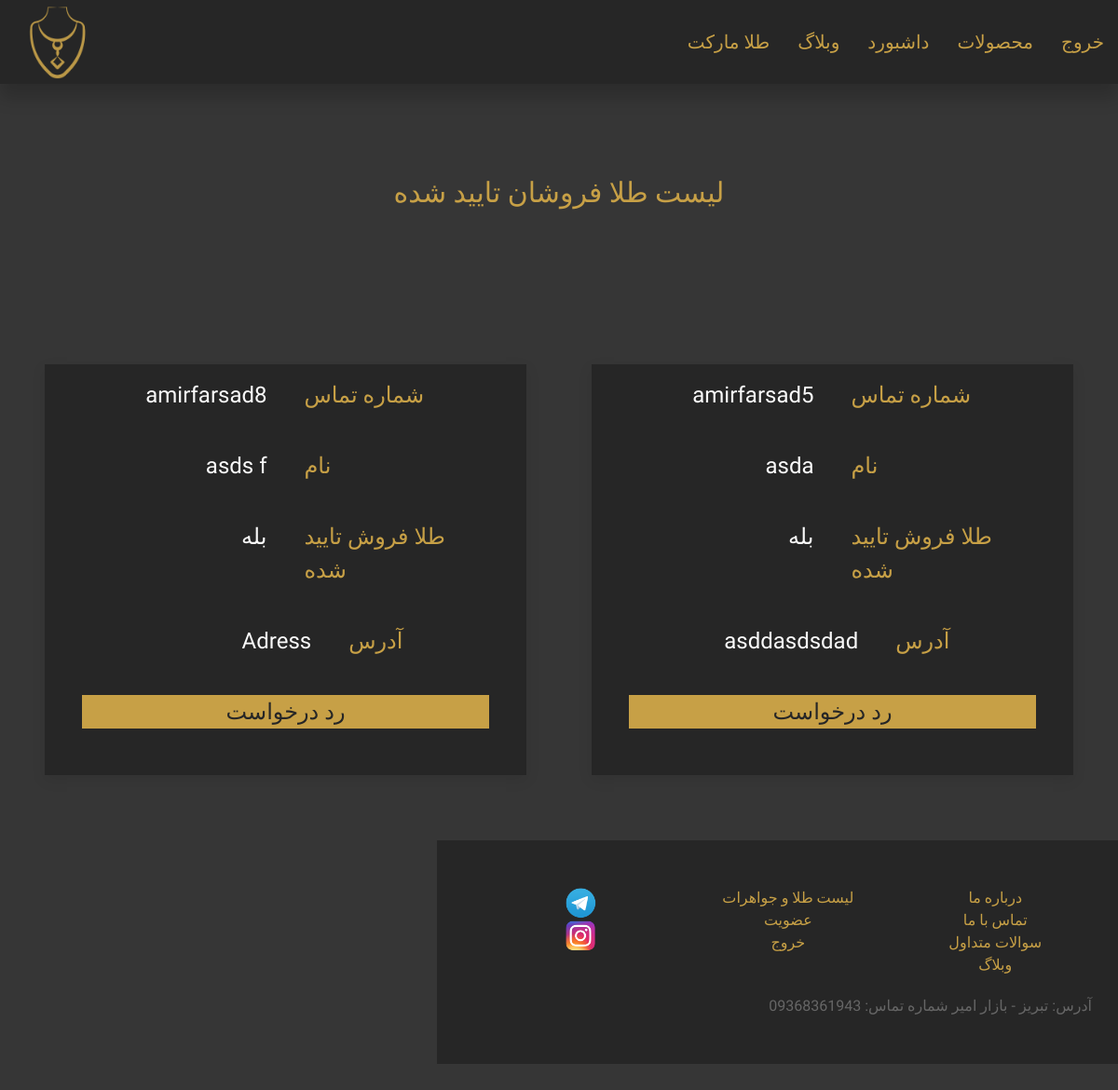
Page /commonuser/jewlerlist/ (signed in) on the committed database.
### commonuser/models.py (models this page shows, shortened)
class CommonUserModel(models.Model):
    user = models.OneToOneField(settings.AUTH_USER_MODEL, on_delete = models.CASCADE,
                               related_name='commonusers', primary_key = True)
    address = models.TextField(null = True, blank = True)
    is_jewler_request = models.BooleanField('Jewler Request', default = False)
    is_jewler = models.BooleanField('Jewler Status', default = False)

### accounts/models.py (models this page shows, shortened)
class UserModel(AbstractUser):
    name = models.CharField(max_length=216, null = False, blank = False)
    is_commonuser = models.BooleanField('CommonUser Status', default = False)
    is_masteruser = models.BooleanField('MasterUser Status', default = False)
    slug = models.SlugField(unique = True, null = False, blank = False)

### commonuser/views.py (the view)
# urls.py: path('jewlerlist/',JewlerListView, name='jewlerlist'),
@login_required
@masteruser_required
def JewlerListView(request):
    jewlers = CommonUserModel.objects.filter(is_jewler = True)
    return render (request,'commonuser/jewlers.html',{'jewlers':jewlers})

### commonuser/templates/commonuser/jewlers.html (shortened to what this page needs)
{% extends "BaseTemplates/base1.html" %}
{% block body_block %}
<br>
<h3 style="font-size:30px;" class="goldC-text uk-text-center fHarmattan uk-text-large">لیست طلا فروشان تایید شده</h3>
<br>
<div style="padding:4%" class="uk-grid-match uk-text-center uk-grid-large" uk-grid>
  {% for jewler in jewlers %}
  <div class="uk-width-1-1 uk-width-1-2@s uk-block">
<div  class="uk-card uk-card-default uk-card-body darkgreyC">
<div style="margin-top:-25px"  class=" fHarmattan uk-text-large" uk-grid>
  <div class="uk-width-1-2 uk-text-left goldC-text" >شماره تماس</div><div class="uk-width-1-2 uk-text-right whiteC-text">{{jewler.user.username}}</div>
  <div class="uk-width-1-2 uk-text-left goldC-text" >نام</div><div class="uk-width-1-2 uk-text-right whiteC-text">{{jewler.user.name}}</div>
  <div class="uk-width-1-2 uk-text-left goldC-text" >طلا فروش تایید شده</div><div class="uk-width-1-2 uk-text-right whiteC-text">{% if jewler.is_jewler %}بله{% else %} خیر{% endif %}</div>
<div class="uk-width-2-5 uk-text-left goldC-text" >آدرس</div><div class="uk-width-3-5 uk-text-right whiteC-text">{{jewler.address}}</div>
  <div class="uk-width-1-1 uk-text-right whiteC-text"><a href="{% url 'commonuser:jewlerdeny' jewler.pk %}" class="uk-button goldC uk-width-1-1 uk-margin-small-bottom darkgreyC-text fHarmattan uk-text-large">رد درخواست</a></div>
      </div>
</div>
</div>
  {% endfor %}
    {% endblock %}

### statics/css/styles.css (style rules this page uses)
.fHarmattan { font-family: 'Harmattan', sans-serif; }
.goldC { background-color: #c7a046; }
.goldC-text { color: #c7a046; }
.whiteC-text { color: #fafafa; }
.darkgreyC { background-color: #262626; }
.darkgreyC-text { color: #262626; }
.greyC { background-color: #363636; }

### rows in the picture
CommonUserModel: user.username "amirfarsad5", user.name "asda", is_jewler "بله", address "asddasdsdad"
CommonUserModel: user.username "amirfarsad8", user.name "asds f", is_jewler "بله", address "Adress"
